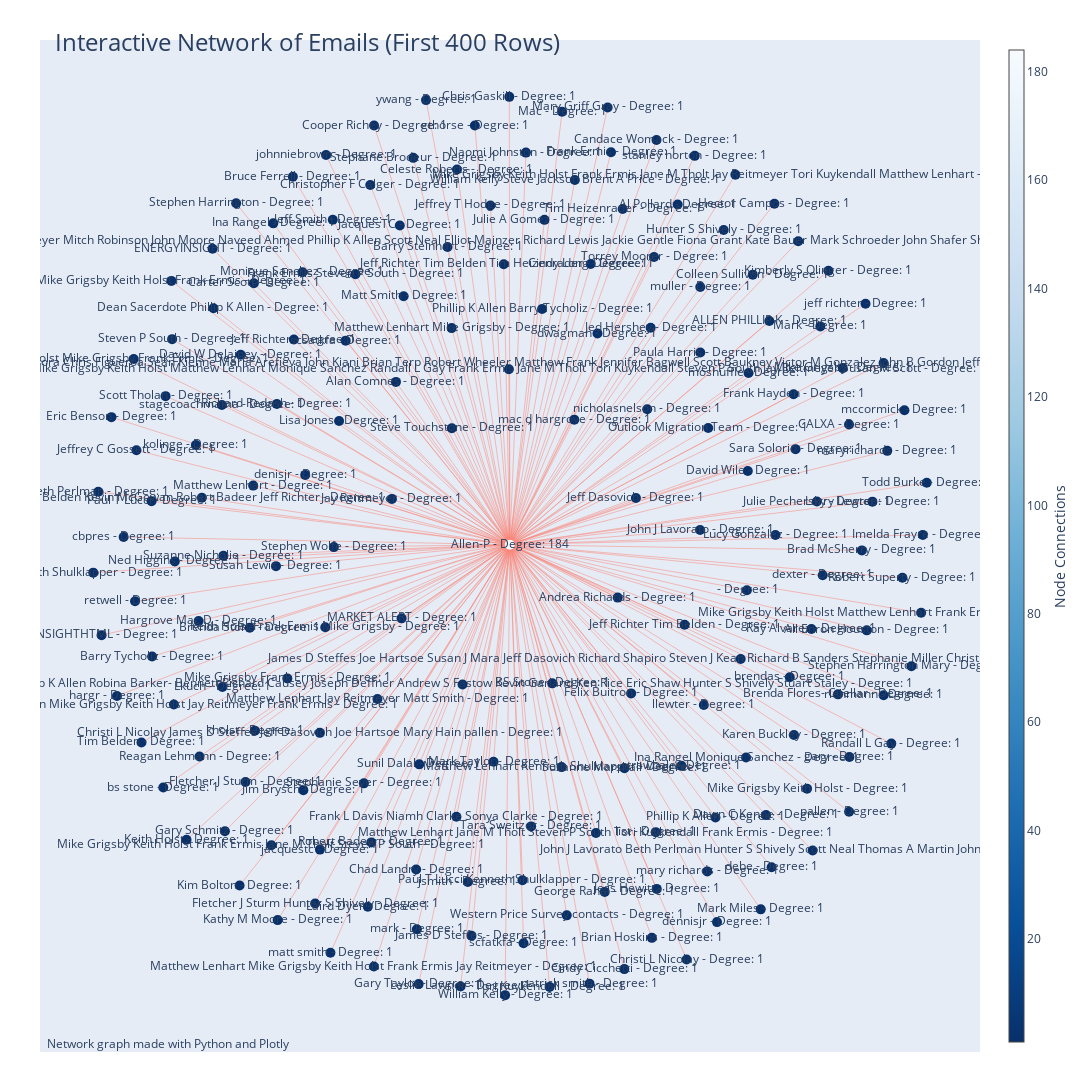

Here is the notebook cell this chart was saved with:
### Code cell
# Load a subset of the first 400 rows from the dataset
subset_df = df[:400]

# Create a graph from the pandas DataFrame
G = nx.from_pandas_edgelist(subset_df, 'X-Origin', 'X-To')

# Use spring layout for positioning nodes
pos = nx.spring_layout(G, seed=42)

# Extract node positions and degrees
node_x = []
node_y = []
node_text = []
for node, (x, y) in pos.items():
    node_x.append(x)
    node_y.append(y)
    node_text.append(f"{node} - Degree: {G.degree[node]}")

# Extract edge positions
edge_x = []
edge_y = []
for edge in G.edges():
    x0, y0 = pos[edge[0]]
    x1, y1 = pos[edge[1]]
    edge_x.extend([x0, x1, None])
    edge_y.extend([y0, y1, None])

# Create edge trace
edge_trace = go.Scatter(
    x=edge_x,
    y=edge_y,
    line=dict(width=0.5, color='salmon'),
    hoverinfo='none',
    mode='lines'
)

# Create node trace
node_trace = go.Scatter(
    x=node_x,
    y=node_y,
    mode='markers+text',
    text=node_text,
    hoverinfo='text',
    marker=dict(
        showscale=True,
        colorscale='Blues',
        reversescale=True,
        color=[],
        size=10,
        colorbar=dict(
            thickness=15,
            title='Node Connections',
            xanchor='left',
            titleside='right'
        )
    )
)

# Color nodes based on their degree
node_colors = [G.degree[node] for node in G.nodes()]
node_trace.marker.color = node_colors

# Create the figure
fig = go.Figure(data=[edge_trace, node_trace],
                layout=go.Layout(
                    title='<br>Interactive Network of Emails (First 400 Rows)',
                    titlefont=dict(size=24),
                    showlegend=False,
                    hovermode='closest',
                    margin=dict(b=40, l=40, r=40, t=40),
                    annotations=[dict(
                        text="Network graph made with Python and Plotly",
                        showarrow=False,
                        xref="paper", yref="paper",
                        x=0.005, y=-0.002
                    )],
                    xaxis=dict(showgrid=False, zeroline=False, showticklabels=False),
                    yaxis=dict(showgrid=False, zeroline=False, showticklabels=False),
                    width=1600,  # Increased width for larger plot size
                    height=1600  # Increased height for larger plot size
                ))

# Show the interactive plot
fig.show()

### Figure 1 — Plotly figure (JSON) as saved in the notebook; plotly's stock layout.template omitted (floating-point values rounded to 4 significant figures; data arrays with more than 128 entries replaced by an {"elided": "..."} marker saying what was removed)
{"data": [{"hoverinfo": "none", "line": {"color": "salmon", "width": 0.5}, "mode": "lines", "type": "scatter", "x": {"elided": "552 float values"}, "y": {"elided": "552 float values"}}, {"hoverinfo": "text", "marker": {"color": {"elided": "185 int values"}, "colorbar": {"thickness": 15, "title": {"side": "right", "text": "Node Connections"}, "xanchor": "left"}, "colorscale": [[0, "rgb(247,251,255)"], [0.125, "rgb(222,235,247)"], [0.25, "rgb(198,219,239)"], [0.375, "rgb(158,202,225)"], [0.5, "rgb(107,174,214)"], [0.625, "rgb(66,146,198)"], [0.75, "rgb(33,113,181)"], [0.875, "rgb(8,81,156)"], [1, "rgb(8,48,107)"]], "reversescale": true, "showscale": true, "size": 10}, "mode": "markers+text", "text": {"elided": "185 str values"}, "type": "scatter", "x": {"elided": "185 float values"}, "y": {"elided": "185 float values"}}], "layout": {"annotations": [{"showarrow": false, "text": "Network graph made with Python and Plotly", "x": 0.005, "xref": "paper", "y": -0.002, "yref": "paper"}], "height": 1600, "hovermode": "closest", "margin": {"b": 40, "l": 40, "r": 40, "t": 40}, "showlegend": false, "title": {"font": {"size": 24}, "text": "<br>Interactive Network of Emails (First 400 Rows)"}, "width": 1600, "xaxis": {"showgrid": false, "showticklabels": false, "zeroline": false}, "yaxis": {"showgrid": false, "showticklabels": false, "zeroline": false}}}
